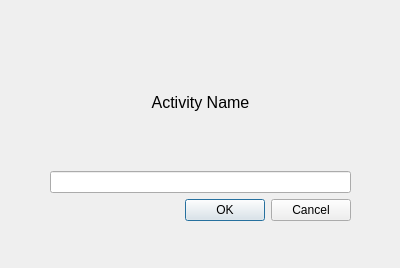
<?xml version="1.0" encoding="UTF-8"?>
<ui version="4.0">
 <class>Dialog</class>
 <widget class="QDialog" name="Dialog">
  <property name="geometry">
   <rect>
    <x>0</x>
    <y>0</y>
    <width>400</width>
    <height>268</height>
   </rect>
  </property>
  <property name="windowTitle">
   <string>Dialog</string>
  </property>
  <widget class="QWidget" name="">
   <property name="geometry">
    <rect>
     <x>50</x>
     <y>40</y>
     <width>301</width>
     <height>181</height>
    </rect>
   </property>
   <layout class="QVBoxLayout" name="verticalLayout">
    <item>
     <widget class="QLabel" name="label">
      <property name="font">
       <font>
        <pointsize>12</pointsize>
       </font>
      </property>
      <property name="text">
       <string>Activity Name</string>
      </property>
      <property name="alignment">
       <set>Qt::AlignCenter</set>
      </property>
     </widget>
    </item>
    <item>
     <widget class="QLineEdit" name="lineEdit"/>
    </item>
    <item>
     <widget class="QDialogButtonBox" name="buttonBox">
      <property name="orientation">
       <enum>Qt::Horizontal</enum>
      </property>
      <property name="standardButtons">
       <set>QDialogButtonBox::Cancel|QDialogButtonBox::Ok</set>
      </property>
     </widget>
    </item>
   </layout>
  </widget>
 </widget>
 <resources/>
 <connections>
  <connection>
   <sender>buttonBox</sender>
   <signal>accepted()</signal>
   <receiver>Dialog</receiver>
   <slot>accept()</slot>
   <hints>
    <hint type="sourcelabel">
     <x>248</x>
     <y>254</y>
    </hint>
    <hint type="destinationlabel">
     <x>157</x>
     <y>274</y>
    </hint>
   </hints>
  </connection>
  <connection>
   <sender>buttonBox</sender>
   <signal>rejected()</signal>
   <receiver>Dialog</receiver>
   <slot>reject()</slot>
   <hints>
    <hint type="sourcelabel">
     <x>316</x>
     <y>260</y>
    </hint>
    <hint type="destinationlabel">
     <x>286</x>
     <y>274</y>
    </hint>
   </hints>
  </connection>
 </connections>
</ui>
